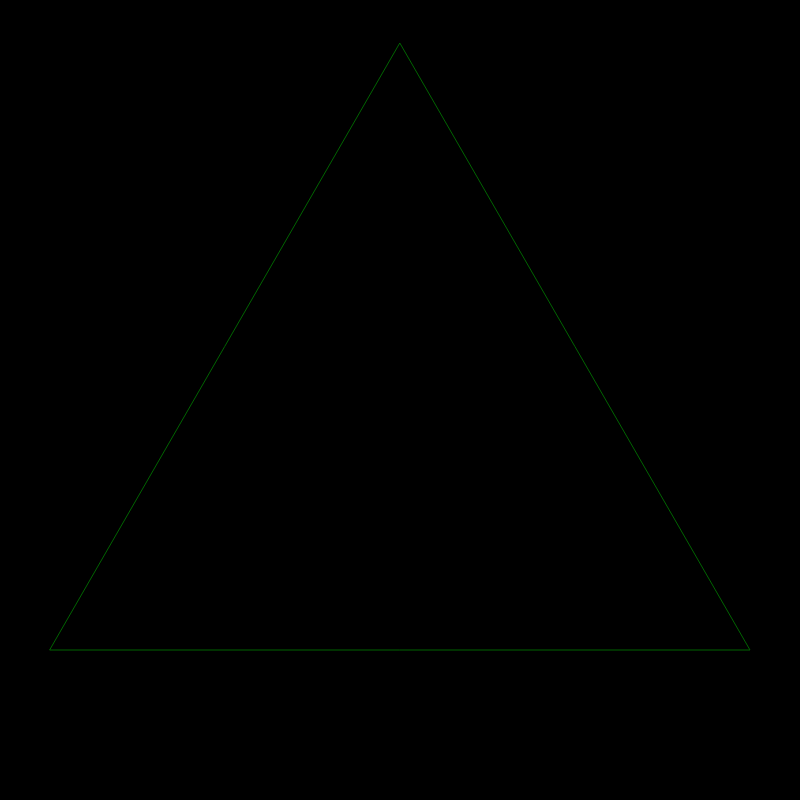
Frame 1 (no input)
Frame 60 (no input): identical to frame 1, image omitted
Frame 120 (the mouse pressed at the canvas centre since frame 60): identical to frame 1, image omitted

The p5.js sketch that drew this single still picture (run headless with seeded random() and noise() and a simulated clock; from frame 60 on, the mouse is pressed at the canvas centre):

// p5.js sketch
// ── sketch.js
/// <reference path="../TSDef/p5.global-mode.d.ts" />

let x = 50;
let y = 650;
let size = 700;

function setup() {
  createCanvas(800, 800, P2D);
  background(0);
  stroke(255);
  noFill();

  //triangle(x, y, x + size, y, x + size / 2, y - size / 3 * 2.6);

  generateSierpinskiTriangle(x, y, size)
}

function draw() {

}

function generateSierpinskiTriangle(x, y, size) {

  if (size > 3) {

    let color = map(size, 700, 3, 100, 250);
    let alpha = map(size, 700, 3, 255, 100);

    stroke(0, color, 0, alpha);

    triangle(x, y, x + size, y, x + size / 2, y - size / 3 * 2.6);

    //Left Triangle
    setTimeout(() => generateSierpinskiTriangle(x + size / 2, y, size / 2), 1000);

    //Right Triangle
    setTimeout(() => generateSierpinskiTriangle(x, y, size / 2), 1000);

    //Top Triangle
    setTimeout(() => generateSierpinskiTriangle(x + size / 4, y - size / 2.3, size / 2), 1000);





  }

}
